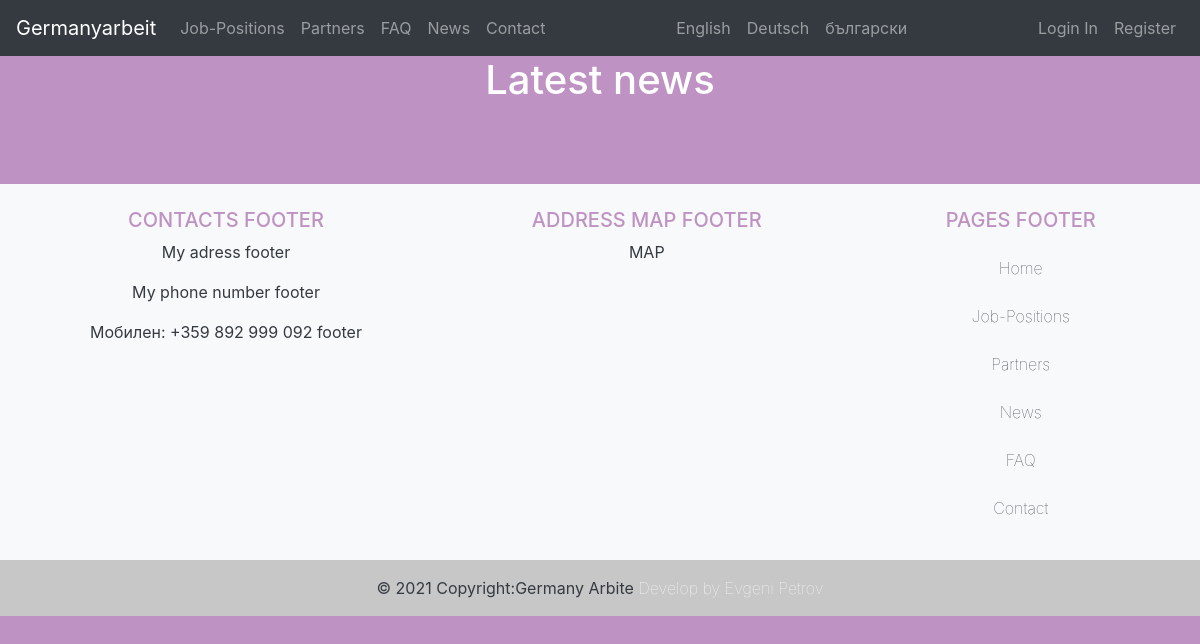
The page /news/ on the database as committed earlier.
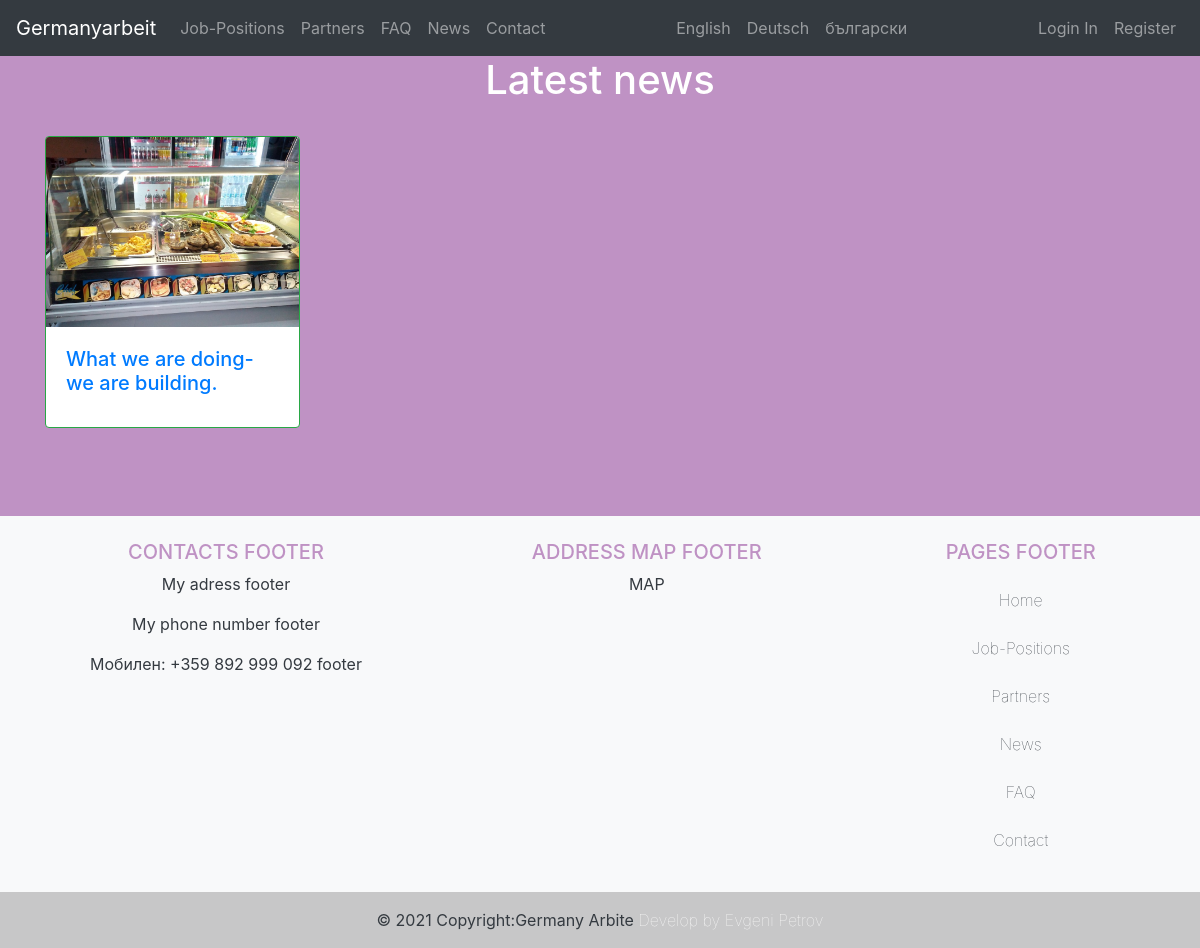
The same page on the database as committed later.
### news/models.py (models this page shows, shortened)
class News(models.Model):
    title = models.CharField(max_length=250)
    slug = models.SlugField(allow_unicode=True)
    thumbnail = models.ImageField(upload_to='photos/%Y/%m/%d/')
    content = models.TextField()
    featured = models.BooleanField(default=False)
    date_create = models.DateField(default=datetime.now, blank=True)

### news/views.py (the view)
# urls.py: path('', NewsListView.as_view(), name="news"),
class NewsListView(ListView):
    model = News
    ordering = ['-date_create']

### templates/news/news_list.html (shortened to what this page needs)
{% extends 'base.html' %}
{% load i18n %}
{% block content %}
    <div class="header">
        <h1 style="color: white; text-align: center">{% trans "Latest news" %}</h1>
    </div>
    <br>
    <div class="container">
        <div class="row">
            {% for obj in object_list %}
                <div class="col-lg-3">
                    <a href="{{ obj.slug }}"><div class="card border-success mb-3">
                        <img class="card-img-top" src="{{ obj.thumbnail.url | safe }}" alt="Card image cap">
                        <div class="card-body">
                            <h5 class="card-title" style="none">{{ obj.title | safe }}</h5>
                        </div>
                    </div></a>
                    <br>
                </div>
            {% endfor %}
        </div>
    </div>
{% endblock %}

Rows that differ between the two databases and show on the page:
added News: thumbnail (picture), title "What we are doing- we are building."
